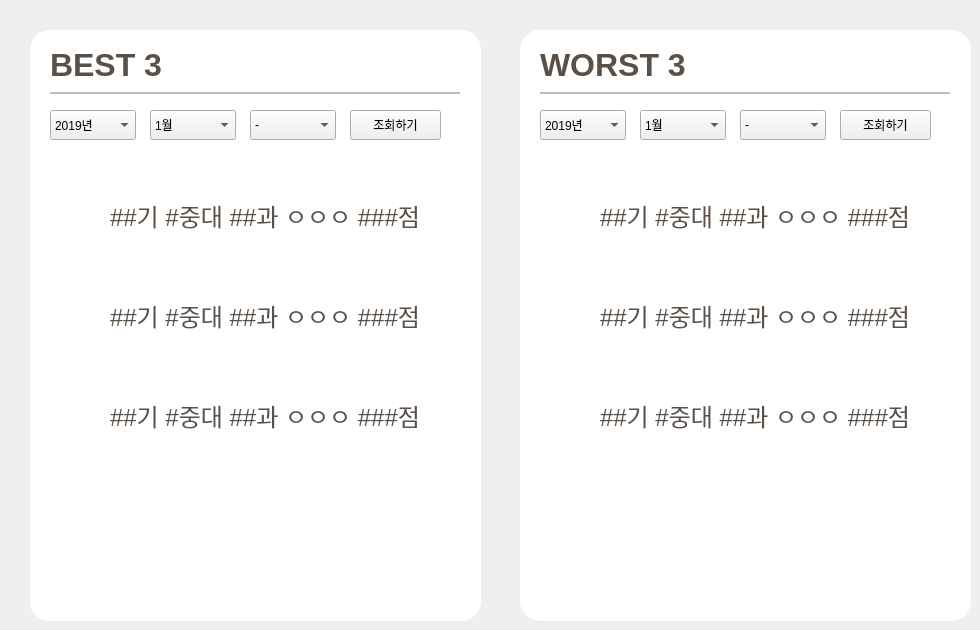
   <widget class="QWidget" name="page_3">
    <widget class="QLabel" name="label_2">
     <property name="geometry">
      <rect>
       <x>30</x>
       <y>30</y>
       <width>451</width>
       <height>591</height>
      </rect>
     </property>
     <property name="styleSheet">
      <string notr="true">border-radius:20px;
background-color:rgb(255, 255, 255)</string>
     </property>
     <property name="text">
      <string/>
     </property>
    </widget>
    <widget class="QLabel" name="label_3">
     <property name="geometry">
      <rect>
       <x>520</x>
       <y>30</y>
       <width>451</width>
       <height>591</height>
      </rect>
     </property>
     <property name="styleSheet">
      <string notr="true">border-radius:20px;
background-color:rgb(255, 255, 255)</string>
     </property>
     <property name="text">
      <string/>
     </property>
    </widget>
    <widget class="QLabel" name="label_6">
     <property name="geometry">
      <rect>
       <x>50</x>
       <y>40</y>
       <width>161</width>
       <height>51</height>
      </rect>
     </property>
     <property name="font">
      <font>
       <pointsize>14</pointsize>
       <weight>75</weight>
       <italic>true</italic>
       <bold>true</bold>
      </font>
     </property>
     <property name="styleSheet">
      <string notr="true">color:rgb(91, 80, 72);
background-color: rgba(255, 255, 255, 0);</string>
     </property>
     <property name="text">
      <string>&lt;html&gt;&lt;head/&gt;&lt;body&gt;&lt;p&gt;&lt;span style=&quot; font-size:24pt; font-style:normal;&quot;&gt;BEST 3&lt;/span&gt;&lt;/p&gt;&lt;/body&gt;&lt;/html&gt;</string>
     </property>
    </widget>
    <widget class="QLabel" name="topbg_5">
     <property name="geometry">
      <rect>
       <x>50</x>
       <y>92</y>
       <width>410</width>
       <height>2</height>
      </rect>
     </property>
     <property name="styleSheet">
      <string notr="true">background-color:rgb(188, 188, 188)</string>
     </property>
     <property name="text">
      <string/>
     </property>
    </widget>
    <widget class="QLabel" name="label_7">
     <property name="geometry">
      <rect>
       <x>540</x>
       <y>40</y>
       <width>161</width>
       <height>51</height>
      </rect>
     </property>
     <property name="font">
      <font>
       <pointsize>14</pointsize>
       <weight>75</weight>
       <italic>true</italic>
       <bold>true</bold>
      </font>
     </property>
     <property name="styleSheet">
      <string notr="true">color:rgb(91, 80, 72);
background-color: rgba(255, 255, 255, 0);</string>
     </property>
     <property name="text">
      <string>&lt;html&gt;&lt;head/&gt;&lt;body&gt;&lt;p&gt;&lt;span style=&quot; font-size:24pt; font-style:normal;&quot;&gt;WORST 3&lt;/span&gt;&lt;/p&gt;&lt;/body&gt;&lt;/html&gt;</string>
     </property>
    </widget>
    <widget class="QLabel" name="topbg_6">
     <property name="geometry">
      <rect>
       <x>540</x>
       <y>92</y>
       <width>410</width>
       <height>2</height>
      </rect>
     </property>
     <property name="styleSheet">
      <string notr="true">background-color:rgb(188, 188, 188)</string>
     </property>
     <property name="text">
      <string/>
     </property>
    </widget>
    <widget class="QComboBox" name="comboBox">
     <property name="geometry">
      <rect>
       <x>50</x>
       <y>110</y>
       <width>86</width>
       <height>30</height>
      </rect>
     </property>
     <property name="styleSheet">
      <string notr="true">font: 29 14pt &quot;Noto Sans CJK HK DemiLight&quot;;</string>
     </property>
     <item>
      <property name="text">
       <string>2019년</string>
      </property>
     </item>
     <item>
      <property name="text">
       <string>2020년</string>
      </property>
     </item>
     <item>
      <property name="text">
       <string>2021년</string>
      </property>
     </item>
     <item>
      <property name="text">
       <string>2022년</string>
      </property>
     </item>
    </widget>
    <widget class="QComboBox" name="comboBox_2">
     <property name="geometry">
      <rect>
       <x>150</x>
       <y>110</y>
       <width>86</width>
       <height>30</height>
      </rect>
     </property>
     <property name="styleSheet">
      <string notr="true">font: 29 14pt &quot;Noto Sans CJK HK DemiLight&quot;;</string>
     </property>
     <item>
      <property name="text">
       <string>1월</string>
      </property>
     </item>
     <item>
      <property name="text">
       <string>2월</string>
      </property>
     </item>
     <item>
      <property name="text">
       <string>3월</string>
      </property>
     </item>
     <item>
      <property name="text">
       <string>4월</string>
      </property>
     </item>
     <item>
      <property name="text">
       <string>5월</string>
      </property>
     </item>
     <item>
      <property name="text">
       <string>6월</string>
      </property>
     </item>
     <item>
      <property name="text">
       <string>7월</string>
      </property>
     </item>
     <item>
      <property name="text">
       <string>8월</string>
      </property>
     </item>
     <item>
      <property name="text">
       <string>9월</string>
      </property>
     </item>
     <item>
      <property name="text">
       <string>10월</string>
      </property>
     </item>
     <item>
      <property name="text">
       <string>11월</string>
      </property>
     </item>
     <item>
      <property name="text">
       <string>12월</string>
      </property>
     </item>
    </widget>
    <widget class="QComboBox" name="comboBox_3">
     <property name="geometry">
      <rect>
       <x>250</x>
       <y>110</y>
       <width>86</width>
       <height>30</height>
      </rect>
     </property>
     <property name="styleSheet">
      <string notr="true">font: 29 14pt &quot;Noto Sans CJK HK DemiLight&quot;;</string>
     </property>
     <item>
      <property name="text">
       <string>-</string>
      </property>
     </item>
     <item>
      <property name="text">
       <string>1주</string>
      </property>
     </item>
     <item>
      <property name="text">
       <string>2주</string>
      </property>
     </item>
     <item>
      <property name="text">
       <string>3주</string>
      </property>
     </item>
     <item>
      <property name="text">
       <string>4주</string>
      </property>
     </item>
     <item>
      <property name="text">
       <string>5주</string>
      </property>
     </item>
    </widget>
    <widget class="QComboBox" name="comboBox_4">
     <property name="geometry">
      <rect>
       <x>540</x>
       <y>110</y>
       <width>86</width>
       <height>30</height>
      </rect>
     </property>
     <property name="styleSheet">
      <string notr="true">font: 29 14pt &quot;Noto Sans CJK HK DemiLight&quot;;</string>
     </property>
     <item>
      <property name="text">
       <string>2019년</string>
      </property>
     </item>
     <item>
      <property name="text">
       <string>2020년</string>
      </property>
     </item>
     <item>
      <property name="text">
       <string>2021년</string>
      </property>
     </item>
     <item>
      <property name="text">
       <string>2022년</string>
      </property>
     </item>
    </widget>
    <widget class="QComboBox" name="comboBox_5">
     <property name="geometry">
      <rect>
       <x>640</x>
       <y>110</y>
       <width>86</width>
       <height>30</height>
      </rect>
     </property>
     <property name="styleSheet">
      <string notr="true">font: 29 14pt &quot;Noto Sans CJK HK DemiLight&quot;;</string>
     </property>
     <item>
      <property name="text">
       <string>1월</string>
      </property>
     </item>
     <item>
      <property name="text">
       <string>2월</string>
      </property>
     </item>
     <item>
      <property name="text">
       <string>3월</string>
      </property>
     </item>
     <item>
      <property name="text">
       <string>4월</string>
      </property>
     </item>
     <item>
      <property name="text">
       <string>5월</string>
      </property>
     </item>
     <item>
      <property name="text">
       <string>6월</string>
      </property>
     </item>
     <item>
      <property name="text">
       <string>7월</string>
      </property>
     </item>
     <item>
      <property name="text">
       <string>8월</string>
      </property>
     </item>
     <item>
      <property name="text">
       <string>9월</string>
      </property>
     </item>
     <item>
      <property name="text">
       <string>10월</string>
      </property>
     </item>
     <item>
      <property name="text">
       <string>11월</string>
      </property>
     </item>
     <item>
      <property name="text">
       <string>12월</string>
      </property>
     </item>
    </widget>
    <widget class="QComboBox" name="comboBox_6">
     <property name="geometry">
      <rect>
       <x>740</x>
       <y>110</y>
       <width>86</width>
       <height>30</height>
      </rect>
     </property>
     <property name="styleSheet">
      <string notr="true">font: 29 14pt &quot;Noto Sans CJK HK DemiLight&quot;;</string>
     </property>
     <item>
      <property name="text">
       <string>-</string>
      </property>
     </item>
     <item>
      <property name="text">
       <string>1주</string>
      </property>
     </item>
     <item>
      <property name="text">
       <string>2주</string>
      </property>
     </item>
     <item>
      <property name="text">
       <string>3주</string>
      </property>
     </item>
     <item>
      <property name="text">
       <string>4주</string>
      </property>
     </item>
     <item>
      <property name="text">
       <string>5주</string>
      </property>
     </item>
    </widget>
    <widget class="QLabel" name="label_30">
     <property name="geometry">
      <rect>
       <x>110</x>
       <y>190</y>
       <width>331</width>
       <height>51</height>
      </rect>
     </property>
     <property name="font">
      <font>
       <pointsize>14</pointsize>
       <weight>75</weight>
       <italic>true</italic>
       <bold>true</bold>
      </font>
     </property>
     <property name="styleSheet">
      <string notr="true">color:rgb(91, 80, 72);
background-color: rgba(255, 255, 255, 0);</string>
     </property>
     <property name="text">
      <string>&lt;html&gt;&lt;head/&gt;&lt;body&gt;&lt;p&gt;&lt;span style=&quot; font-size:18pt; font-weight:400; font-style:normal;&quot;&gt;##기 #중대 ##과 ㅇㅇㅇ ###점&lt;/span&gt;&lt;/p&gt;&lt;/body&gt;&lt;/html&gt;</string>
     </property>
    </widget>
    <widget class="QLabel" name="label_31">
     <property name="geometry">
      <rect>
       <x>110</x>
       <y>290</y>
       <width>331</width>
       <height>51</height>
      </rect>
     </property>
     <property name="font">
      <font>
       <pointsize>14</pointsize>
       <weight>75</weight>
       <italic>true</italic>
       <bold>true</bold>
      </font>
     </property>
     <property name="styleSheet">
      <string notr="true">color:rgb(91, 80, 72);
background-color: rgba(255, 255, 255, 0);</string>
     </property>
     <property name="text">
      <string>&lt;html&gt;&lt;head/&gt;&lt;body&gt;&lt;p&gt;&lt;span style=&quot; font-size:18pt; font-weight:400; font-style:normal;&quot;&gt;##기 #중대 ##과 ㅇㅇㅇ ###점&lt;/span&gt;&lt;/p&gt;&lt;/body&gt;&lt;/html&gt;</string>
     </property>
    </widget>
    <widget class="QLabel" name="label_32">
     <property name="geometry">
      <rect>
       <x>110</x>
       <y>390</y>
       <width>331</width>
       <height>51</height>
      </rect>
     </property>
     <property name="font">
      <font>
       <pointsize>14</pointsize>
       <weight>75</weight>
       <italic>true</italic>
       <bold>true</bold>
      </font>
     </property>
     <property name="styleSheet">
      <string notr="true">color:rgb(91, 80, 72);
background-color: rgba(255, 255, 255, 0);</string>
     </property>
     <property name="text">
      <string>&lt;html&gt;&lt;head/&gt;&lt;body&gt;&lt;p&gt;&lt;span style=&quot; font-size:18pt; font-weight:400; font-style:normal;&quot;&gt;##기 #중대 ##과 ㅇㅇㅇ ###점&lt;/span&gt;&lt;/p&gt;&lt;/body&gt;&lt;/html&gt;</string>
     </property>
    </widget>
    <widget class="QLabel" name="label_33">
     <property name="geometry">
      <rect>
       <x>600</x>
       <y>190</y>
       <width>331</width>
       <height>51</height>
      </rect>
     </property>
     <property name="font">
      <font>
       <pointsize>14</pointsize>
       <weight>75</weight>
       <italic>true</italic>
       <bold>true</bold>
      </font>
     </property>
     <property name="styleSheet">
      <string notr="true">color:rgb(91, 80, 72);
background-color: rgba(255, 255, 255, 0);</string>
     </property>
     <property name="text">
      <string>&lt;html&gt;&lt;head/&gt;&lt;body&gt;&lt;p&gt;&lt;span style=&quot; font-size:18pt; font-weight:400; font-style:normal;&quot;&gt;##기 #중대 ##과 ㅇㅇㅇ ###점&lt;/span&gt;&lt;/p&gt;&lt;/body&gt;&lt;/html&gt;</string>
     </property>
    </widget>
    <widget class="QLabel" name="label_34">
     <property name="geometry">
      <rect>
       <x>600</x>
       <y>290</y>
       <width>331</width>
       <height>51</height>
      </rect>
     </property>
     <property name="font">
      <font>
       <pointsize>14</pointsize>
       <weight>75</weight>
       <italic>true</italic>
       <bold>true</bold>
      </font>
     </property>
     <property name="styleSheet">
      <string notr="true">color:rgb(91, 80, 72);
background-color: rgba(255, 255, 255, 0);</string>
     </property>
     <property name="text">
      <string>&lt;html&gt;&lt;head/&gt;&lt;body&gt;&lt;p&gt;&lt;span style=&quot; font-size:18pt; font-weight:400; font-style:normal;&quot;&gt;##기 #중대 ##과 ㅇㅇㅇ ###점&lt;/span&gt;&lt;/p&gt;&lt;/body&gt;&lt;/html&gt;</string>
     </property>
    </widget>
    <widget class="QLabel" name="label_35">
     <property name="geometry">
      <rect>
       <x>600</x>
       <y>390</y>
       <width>331</width>
       <height>51</height>
      </rect>
     </property>
     <property name="font">
      <font>
       <pointsize>14</pointsize>
       <weight>75</weight>
       <italic>true</italic>
       <bold>true</bold>
      </font>
     </property>
     <property name="styleSheet">
      <string notr="true">color:rgb(91, 80, 72);
background-color: rgba(255, 255, 255, 0);</string>
     </property>
     <property name="text">
      <string>&lt;html&gt;&lt;head/&gt;&lt;body&gt;&lt;p&gt;&lt;span style=&quot; font-size:18pt; font-weight:400; font-style:normal;&quot;&gt;##기 #중대 ##과 ㅇㅇㅇ ###점&lt;/span&gt;&lt;/p&gt;&lt;/body&gt;&lt;/html&gt;</string>
     </property>
    </widget>
    <widget class="QLabel" name="label_gold">
     <property name="geometry">
      <rect>
       <x>40</x>
       <y>180</y>
       <width>70</width>
       <height>70</height>
      </rect>
     </property>
     <property name="styleSheet">
      <string notr="true">background-color: rgba(255, 255, 255, 0);</string>
     </property>
     <property name="text">
      <string/>
     </property>
     <property name="pixmap">
      <pixmap resource="myres.qrc">:/icon/디자인/gold-medal.png</pixmap>
     </property>
     <property name="scaledContents">
      <bool>true</bool>
     </property>
    </widget>
    <widget class="QLabel" name="label_silver">
     <property name="geometry">
      <rect>
       <x>40</x>
       <y>280</y>
       <width>70</width>
       <height>70</height>
      </rect>
     </property>
     <property name="styleSheet">
      <string notr="true">background-color: rgba(255, 255, 255, 0);</string>
     </property>
     <property name="text">
      <string/>
     </property>
     <property name="pixmap">
      <pixmap resource="myres.qrc">:/icon/디자인/silver-medal.png</pixmap>
     </property>
     <property name="scaledContents">
      <bool>true</bool>
     </property>
    </widget>
    <widget class="QLabel" name="label_bronze">
     <property name="geometry">
      <rect>
       <x>40</x>
       <y>380</y>
       <width>70</width>
       <height>70</height>
      </rect>
     </property>
     <property name="styleSheet">
      <string notr="true">background-color: rgba(255, 255, 255, 0);</string>
     </property>
     <property name="text">
      <string/>
     </property>
     <property name="pixmap">
      <pixmap resource="myres.qrc">:/icon/디자인/bronze.png</pixmap>
     </property>
     <property name="scaledContents">
      <bool>true</bool>
     </property>
    </widget>
    <widget class="QLabel" name="label_gold_2">
     <property name="geometry">
      <rect>
       <x>530</x>
       <y>180</y>
       <width>70</width>
       <height>70</height>
      </rect>
     </property>
     <property name="styleSheet">
      <string notr="true">background-color: rgba(255, 255, 255, 0);</string>
     </property>
     <property name="text">
      <string/>
     </property>
     <property name="pixmap">
      <pixmap resource="myres.qrc">:/icon/디자인/gold-medal.png</pixmap>
     </property>
     <property name="scaledContents">
      <bool>true</bool>
     </property>
    </widget>
    <widget class="QLabel" name="label_silver_2">
     <property name="geometry">
      <rect>
       <x>530</x>
       <y>280</y>
       <width>70</width>
       <height>70</height>
      </rect>
     </property>
     <property name="styleSheet">
      <string notr="true">background-color: rgba(255, 255, 255, 0);</string>
     </property>
     <property name="text">
      <string/>
     </property>
     <property name="pixmap">
      <pixmap resource="myres.qrc">:/icon/디자인/silver-medal.png</pixmap>
     </property>
     <property name="scaledContents">
      <bool>true</bool>
     </property>
    </widget>
    <widget class="QLabel" name="label_bronze_2">
     <property name="geometry">
      <rect>
       <x>530</x>
       <y>380</y>
       <width>70</width>
       <height>70</height>
      </rect>
     </property>
     <property name="styleSheet">
      <string notr="true">background-color: rgba(255, 255, 255, 0);</string>
     </property>
     <property name="text">
      <string/>
     </property>
     <property name="pixmap">
      <pixmap resource="myres.qrc">:/icon/디자인/bronze.png</pixmap>
     </property>
     <property name="scaledContents">
      <bool>true</bool>
     </property>
    </widget>
    <widget class="QPushButton" name="pushButton_best3">
     <property name="geometry">
      <rect>
       <x>350</x>
       <y>110</y>
       <width>91</width>
       <height>30</height>
      </rect>
     </property>
     <property name="text">
      <string>조회하기</string>
     </property>
    </widget>
    <widget class="QPushButton" name="pushButton_worst3">
     <property name="geometry">
      <rect>
       <x>840</x>
       <y>110</y>
       <width>91</width>
       <height>30</height>
      </rect>
     </property>
     <property name="text">
      <string>조회하기</string>
     </property>
    </widget>
   </widget>
